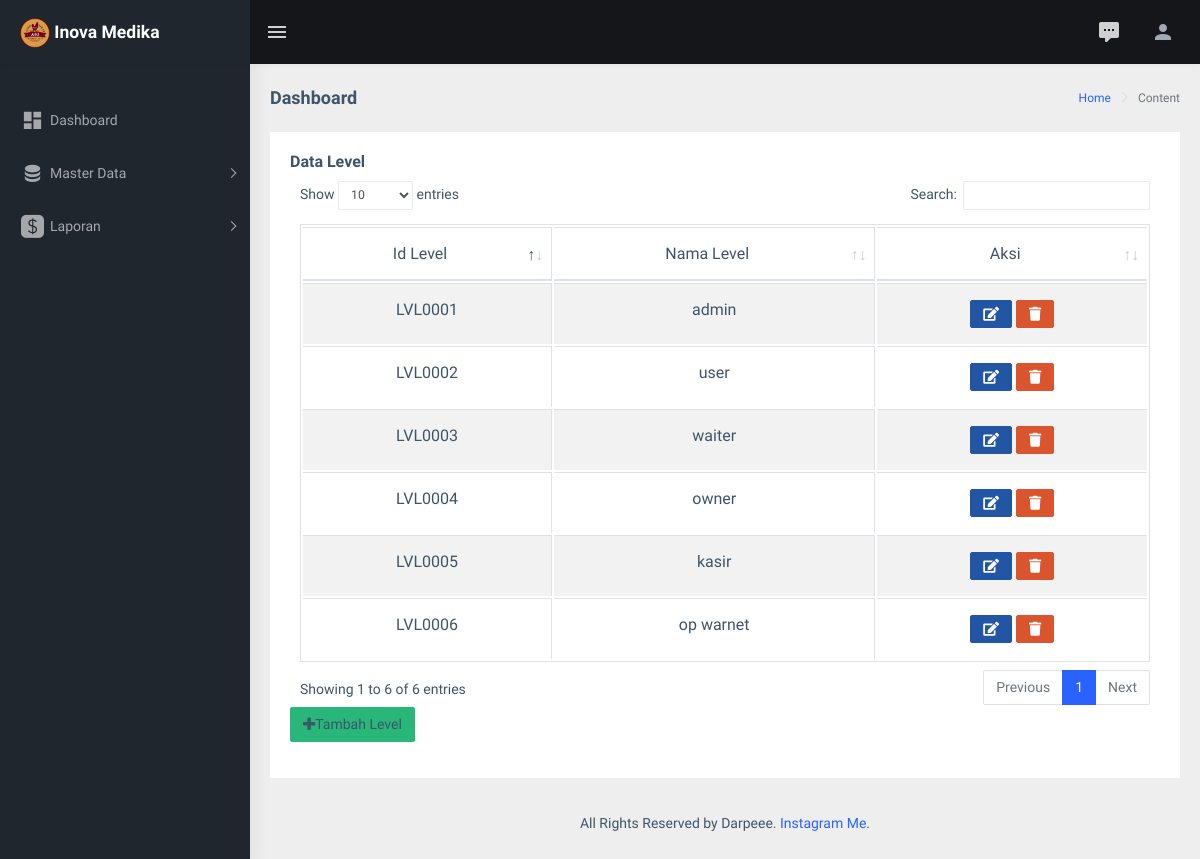
/index.php/c_level, run on the app's committed database.
### tables this page shows
CREATE TABLE `level` (
  `id_level` varchar(50) NOT NULL,
  `nama_level` varchar(50) NOT NULL
);

### application/controllers/c_level.php (called while the page is built, shortened)
<?php
class C_level extends CI_controller{
	function __construct(){
		$this->load->model('m_level');
	}
	function index(){
		$dariDB = $this->m_level->cekkodebarang();
        $nourut = substr($dariDB, 3, 4);
        $id_skrg = $nourut + 1;
        $data = array('id_level' => $id_skrg);
		$data['level'] = $this->m_level->select()->result();
		$this->load->view("Main/level",$data);
	}
}
?>

### index.php (called while the page is built, shortened)
<?php
require_once BASEPATH.'core/CodeIgniter.php';

### application/models/m_level.php (called while the page is built, shortened)
<?php
	class M_level extends CI_model{
	public function select($where = ""){
		$data= $this->db->query("select * from level ".$where);
		return $data;
	}
}
?>

### application/views/Main/level.php (the view, shortened to what this page needs)
<html lang="en">
<?php include "header.php"; ?>
<link rel="stylesheet" type="text/css" href="<?php echo base_url('assets/extra-libs/multicheck/multicheck.css')?>">
<link href="<?php echo base_url('assets/libs/datatables.net-bs4/css/dataTables.bootstrap4.css" rel="stylesheet')?>">
<link href="<?php echo base_url('assets/dist/css/style.min.css" rel="stylesheet')?>">
    <div class="container-fluid">
        <div class="row">
            <div class="col-12">
                <div class="card">
                    <div class="card-body">
                    <h5 class="card-title">Data Level</h5>
                <div class="table-responsive">
            <table id="zero_config" class="table table-striped table-bordered" id="mydata">
        <thead>
			<tr align="center">
				<th>Id Level</th>
				<th>Nama Level</th>
				<th>Aksi</th>
			</tr>
		</thead>
		<tbody>
			<?php
				foreach ($level as $key => $values){
					echo "
						<tr  align='center'>
						<td>".$level[$key]->id_level."</td>
						<td>".$level[$key]->nama_level."</td>
					";?>
				<td align="center">
				<a class="btn btn-info btn-us" title="ubah" href="<?php echo base_url();?>C_level/edit/<?php echo $level[$key]->id_level;?>"><span class="fa fa-edit"></span></a>
				<a class="btn btn-danger btn-us" title="hapus" onclick="return confirm('Ingin menghapus Data?');"  href="<?php echo base_url();?>C_level/delete/<?php echo $level[$key]->id_level;?>"><span class ="fa fa-trash"></span></a>
				</td>
				<?php echo "</tr>";
				}
			?>
		</tbody>
	</table>
	<p><a data-toggle="modal" data-target="#modal_add_new2" class="btn btn-success"><i class="fa fa-plus"></i>Tambah Level</a></p>
		</div>
    </div>
</div>
<footer class="footer text-center">
                All Rights Reserved by Darpeee. <a href="https://instagram.com/darpeee/">Instagram Me</a>.
            </footer>
</html>

### data on the page
level: id_level "LVL0001", nama_level "admin"
level: id_level "LVL0002", nama_level "user"
level: id_level "LVL0003", nama_level "waiter"
level: id_level "LVL0004", nama_level "owner"
level: id_level "LVL0005", nama_level "kasir"
level: id_level "LVL0006", nama_level "op warnet"
